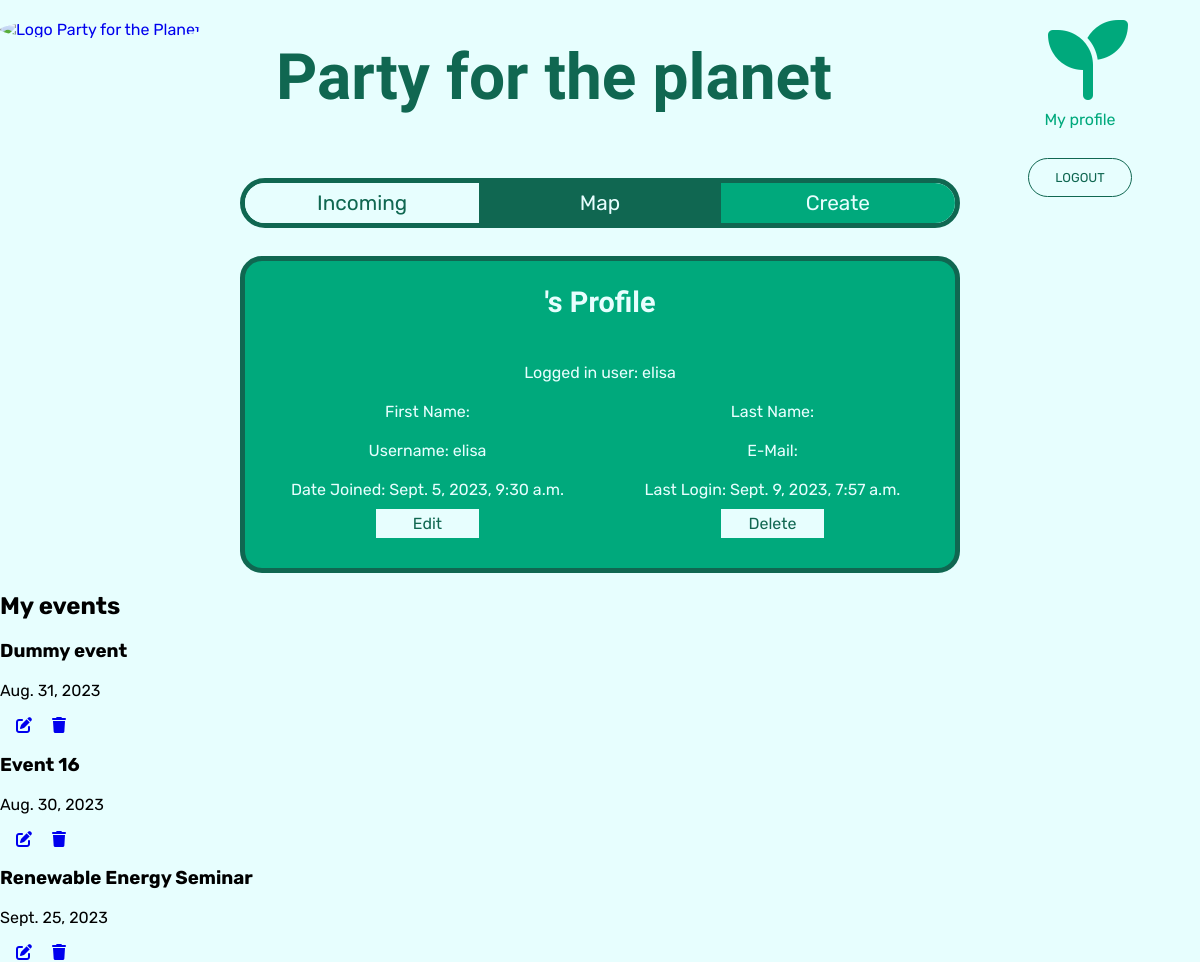
/profile/ (signed in), run on the app's committed database.
### ecoevents/models.py (models this page shows, shortened)
class Ecoevent(models.Model):
    organizer = models.ForeignKey(User, on_delete=models.CASCADE)
    title = models.CharField(max_length=200)
    description = models.TextField(max_length=500, blank=True, null=True)
    category = models.CharField(max_length=200)
    start_datetime = models.DateTimeField()
    end_datetime = models.DateTimeField()
    location = models.CharField(max_length=200)
    created_on = models.DateTimeField(auto_now_add=True)
    modified_on = models.DateTimeField(auto_now=True)
    class Meta:
        ordering = ['-created_on']

### ecoevents/views.py (the view)
# urls.py: path("profile/", views.profile, name="profile"),
def profile(request):
    my_events = Ecoevent.objects.filter(organizer=request.user)
    context = {
        "my_events": my_events,
    }
    return render(request, "profile.html", context)

### templates/profile.html (shortened to what this page needs)
{% extends 'base.html' %}
{% load static %}
{% block header %}
{% include 'header.html' %}
{% endblock header %}
{% block content %}
<div class="profile">
  <div class="profileTitle">
    <h2>{{request.user.first_name}}'s Profile</h2>
  </div>
  <div class="profileInformationsContainer">
    <div class="profileDetailsContainer">
    <p class="profileLogged">Logged in user: {{request.user}}</p>
    <p class="profileFirstName">First Name: {{request.user.first_name}}</p>
    <p class="profileLastName">Last Name: {{request.user.last_name}}</p>
    <p class="profileEmail">E-Mail: {{request.user.email}}</p>
    <p class="profileUsername">Username: {{request.user.username}}</p>
    <p class="profileLastLogin">Last Login: {{request.user.last_login}}</p>
    <p class="profileDateJoined">Date Joined: {{request.user.date_joined}}</p>
  </div>
  <div class="profileButtons">
      <a href="{% url 'edit_user' user.id %}">Edit</a>
      <a href="{% url 'delete_user' user.id %}">Delete</a>
  </div>
</div>
</div>
<div id="my-events">
  <h2>My events</h2>
  {% for event in my_events %}
  <div class="event-card">
    <h3>{{ event.title }}</h3>
    <p>{{ event.start_datetime.date }}</p>
    <span class="action-buttons">
      <a class="edit-event-btn" href="{% url 'edit_event' event.id %}">
        <i class="fas fa-edit"></i>
      </a>
      <a class="delete-event-btn" href="{% url 'delete_event' event.id %}">
        <i class="fas fa-trash"></i>
      </a>
    </span>
  </div>
  {% endfor %}
</div>
{%endblock%}

### static/css/style.css (style rules this page uses)
html { scroll-behavior: smooth; }
body { margin: 0; padding: 0; list-style-type: none; box-sizing: border-box; height: 100vh; --main-color: #e7fefe; --secondary-color: #106751; --accent-color: #00a97c; font-family: "Bungee Shade ", cursive; font-family: "Rubik", sans-serif; background: var(--main-color); }
a { text-decoration: none; }
.fa-solid, .fas { font-weight: 900; margin-left: 1rem; }
* { box-sizing: border-box; }
.profile { border: 5px solid var(--secondary-color); border-radius: 22px; width: 60%; margin: 0 auto; background-color: var(--accent-color); }
.profileTitle { font-family: "Bungee Shade"; font-size: 1.2rem; color: var(--main-color); text-align: center; }
.profileTitle h2 { width: 100%; }
.profileInformationsContainer { width: 100%; color: var(--main-color); margin: 0 auto; padding: 10px; border-radius: 20px; margin-bottom: 20px; }
.profileDetailsContainer { display: grid; grid-template-columns: 1fr 1fr; flex-direction: column; grid-template-areas: "lo lo""fn ln""un em""dj ll"; text-align: center; }
.profileDetailsContainer p { max-width: 80%; border-radius: 22px; margin: 10px auto; }
.profileLogged { grid-area: lo; }
.profileFirstName { grid-area: fn; }
.profileLastName { grid-area: ln; }
.profileEmail { grid-area: em; }
.profileUsername { grid-area: un; }
.profileLastLogin { grid-area: ll; }
.profileDateJoined { grid-area: dj; }
.profileButtons { display: flex; justify-content: space-around; }
.profileButtons a { padding: 5px; font-family: "Rubik"; color: var(--secondary-color); border: 1px sold black; min-width: 15%; background-color: var(--main-color); text-align: center; }

### data on the page
Ecoevent: title "Dummy event", start_datetime "Aug. 31, 2023"
Ecoevent: title "Event 16", start_datetime "Aug. 30, 2023"
Ecoevent: title "Renewable Energy Seminar", start_datetime "Sept. 25, 2023"

### other printed values
{{ request.user }} "elisa"
{{ request.user.username }} "elisa"
{{ request.user.last_login }} "Sept. 9, 2023, 7:57 a.m."
{{ request.user.date_joined }} "Sept. 5, 2023, 9:30 a.m."
